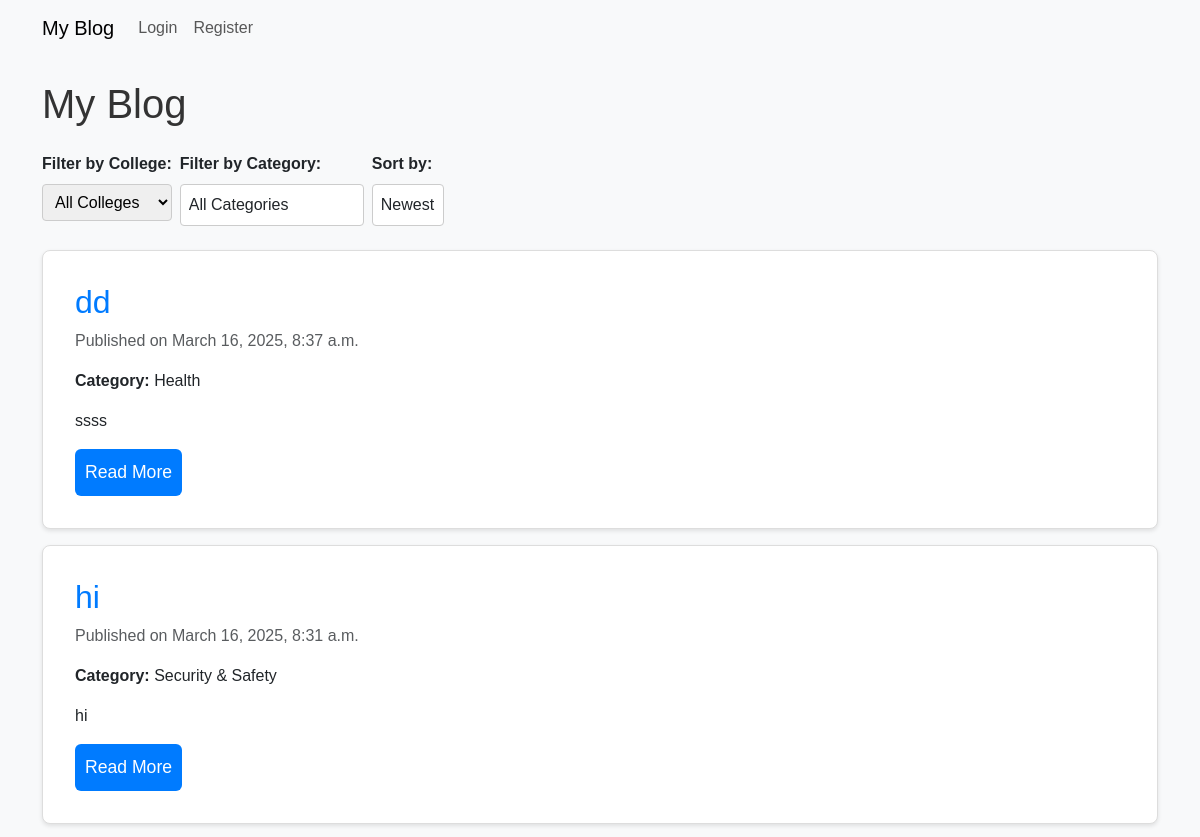
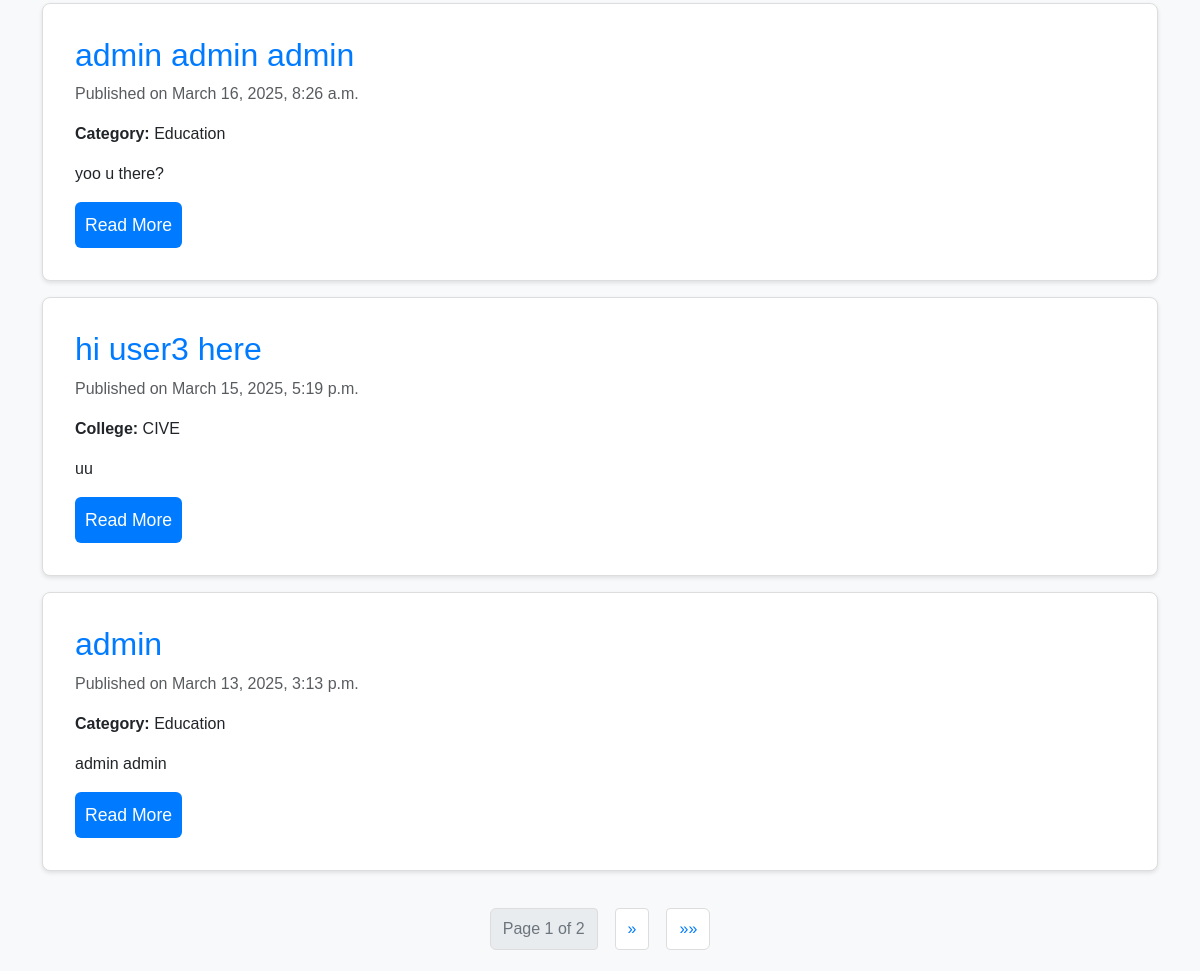
Before: / with the older database file (2 pictures, top to bottom).
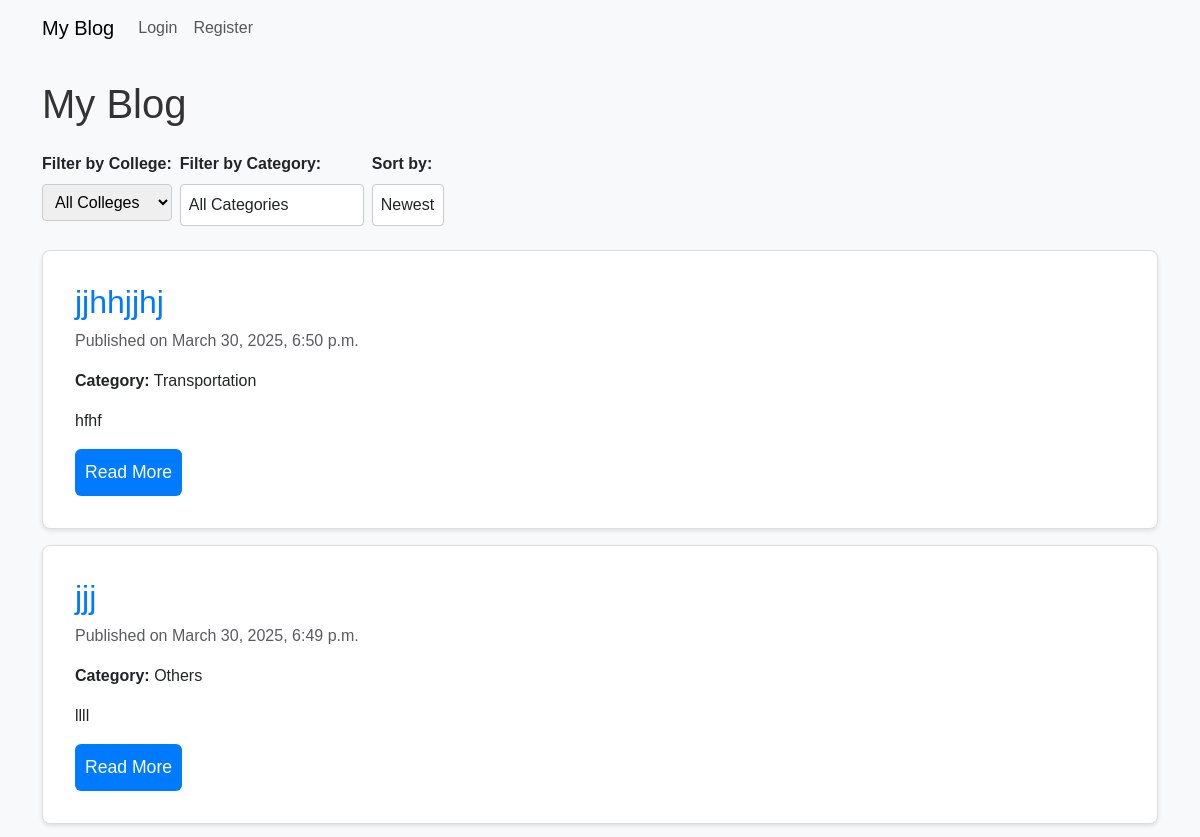
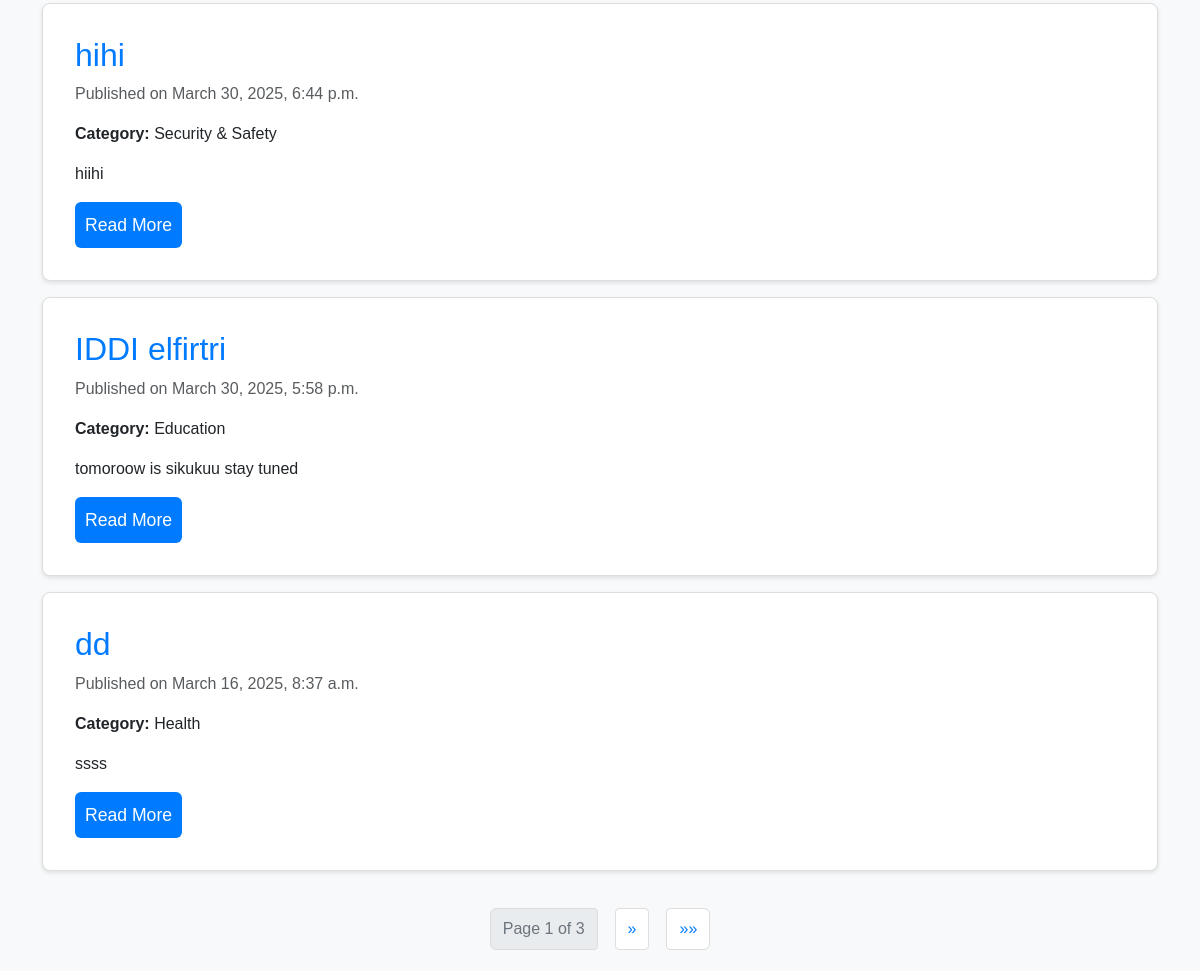
After: the same page with the newer database file (2 pictures, top to bottom).
### blog/models.py (models this page shows, shortened)
class Post(models.Model):
    title = models.CharField(max_length=255)
    content = models.TextField()
    created_at = models.DateTimeField(auto_now_add=True)
    updated_at = models.DateTimeField(auto_now=True)
    college = models.ForeignKey(College, on_delete=models.SET_NULL, null=True, blank=True)
    category = models.ForeignKey(Category, on_delete=models.SET_NULL, null=True, blank=True)
    author = models.ForeignKey(User, on_delete=models.CASCADE)
    image = models.ImageField(upload_to='post_images/', null=True, blank=True)

class Category(models.Model):
    name = models.CharField(max_length=100, unique=True)

class Profile(models.Model):
    user = models.OneToOneField(User, on_delete=models.CASCADE)
    college = models.ForeignKey(College, on_delete=models.SET_NULL, null=True, blank=True)
    department = models.CharField(max_length=100, blank=True, null=True)

class College(models.Model):
    name = models.CharField(max_length=255, unique=True)
    def __str__(self):
        return self.name

### blog/views.py (the view)
# urls.py: path('', views.post_list, name='post_list'),  # List of posts (both university-wide and college-specific)
def post_list(request):
    colleges = College.objects.all()
    categories = Category.objects.all()
    selected_college = request.GET.get('college', '')
    selected_category = request.GET.get('category', '')
    sort_by = request.GET.get('sort', 'newest')
    posts = Post.objects.all()
    if selected_college:
        posts = posts.filter(author__profile__college__name=selected_college)
    if selected_category:
        posts = posts.filter(category__name=selected_category)
    if sort_by == 'oldest':
        posts = posts.order_by('created_at')
    else:
        posts = posts.order_by('-created_at')
    paginator = Paginator(posts, 5)
    page_number = request.GET.get('page')
    page_obj = paginator.get_page(page_number)
    return render(request, 'blog/post_list.html', {
        'posts': page_obj,
        'colleges': colleges,
        'categories': categories,
        'selected_college': selected_college,
        'selected_category': selected_category,
        'sort_by': sort_by,
    })

### blog/templates/blog/post_list.html (shortened to what this page needs)
{% extends 'blog/base.html' %}
{% block content %}
    <div class="row">
        <div class="col-md-12">
            <h1 class="mb-4">My Blog</h1>
            <form method="GET" id="filter-form" class="mb-4 d-flex flex-wrap gap-2">
                <div class="form-group">
                    <label for="college">Filter by College:</label>
                    <select name="college" id="college" onchange="document.getElementById('filter-form').submit();">
                        <option value="">All Colleges</option>
                    </select>
                </div>
                <div class="form-group">
                    <label for="category">Filter by Category:</label>
                    <select name="category" id="category" class="form-control" onchange="document.getElementById('filter-form').submit();">
                        <option value="">All Categories</option>
                    </select>
                </div>
                <div class="form-group">
                    <label for="sort">Sort by:</label>
                    <select name="sort" id="sort" class="form-control" onchange="document.getElementById('filter-form').submit();">
                        <option value="newest" {% if sort_by == "newest" %}selected{% endif %}>Newest</option>
                    </select>
                </div>
            </form>
            {% if posts %}
                {% for post in posts %}
                    <div class="card mb-3">
                        <div class="card-body">
                            <h2 class="card-title">
                                <a href="{% url 'post_detail' post.pk %}" class="text-decoration-none">
                                    {{ post.title }}
                                </a>
                            </h2>
                            <p class="card-text text-muted">Published on {{ post.created_at|date:"F j, Y, g:i a" }}</p>
                            {% if post.author.profile.college %}
                                <p class="card-text"><strong>College:</strong> {{ post.author.profile.college }}</p>
                            {% endif %}
                            {% if post.category %}
                                <p class="card-text"><strong>Category:</strong> {{ post.category.name }}</p>
                            {% endif %}
                            <p class="card-text">{{ post.content|truncatewords:30 }}</p>
                            <a href="{% url 'post_detail' post.pk %}" class="btn btn-primary">Read More</a>
                        </div>
                    </div>
                {% endfor %}
                <div class="pagination-container">
                    <ul class="pagination">
                        <li class="page-item disabled">
                            <span class="page-link">Page {{ posts.number }} of {{ posts.paginator.num_pages }}</span>
                        </li>
                        {% if posts.has_next %}
                            <li class="page-item">
                                <a class="page-link" href="?page={{ posts.next_page_number }}&college={{ selected_college }}&category={{ selected_category }}&sort={{ sort_by }}" aria-label="Next">
                                    <span aria-hidden="true">&raquo;</span>
                                </a>
                            </li>
                            <li class="page-item">
                                <a class="page-link" href="?page={{ posts.paginator.num_pages }}&college={{ selected_college }}&category={{ selected_category }}&sort={{ sort_by }}" aria-label="Last">
                                    <span aria-hidden="true">&raquo;&raquo;</span>
                                </a>
                            </li>
                        {% endif %}
                    </ul>
                </div>
            {% else %}
                <p class="text-muted">No posts found. <a href="{% url 'post_create' %}">Create one!</a></p>
            {% endif %}
        </div>
    </div>
{% endblock %}

### blog/templates/blog/base.html (shortened to what this page needs)
{% load static %}
<!DOCTYPE html>
<html lang="en">
<head>
    <link href="https://cdn.jsdelivr.net/npm/bootstrap@5.3.0-alpha1/dist/css/bootstrap.min.css" rel="stylesheet">
    <link rel="stylesheet" href="{% static 'css/style.css' %}">
</head>
<body>
    <nav class="navbar navbar-expand-lg navbar-light bg-light">
        <div class="container">
            <a class="navbar-brand" href="{% url 'post_list' %}">My Blog</a>
            <div class="collapse navbar-collapse" id="navbarNav">
                <ul class="navbar-nav ml-auto">
                    {% if user.is_authenticated %}
                        <li class="nav-item">
                            <a class="nav-link" href="{% url 'profile' %}">Profile</a>
                        </li>
                        <li class="nav-item">
                            <a class="nav-link" href="{% url 'post_create' %}">Create Post</a>
                        </li>
                        <li class="nav-item">
                            <form action="{% url 'logout' %}" method="POST" class="d-inline">
                                {% csrf_token %}
                                <button type="submit" class="nav-link btn btn-link">Logout</button>
                            </form>
                        </li>
                    {% else %}
                        <li class="nav-item">
                            <a class="nav-link" href="{% url 'login' %}">Login</a>
                        </li>
                        <li class="nav-item">
                            <a class="nav-link" href="{% url 'register' %}">Register</a>
                        </li>
                    {% endif %}
                </ul>
            </div>
        </div>
    </nav>
    <div class="container mt-4">
        {% block content %}
        {% endblock %}
    </div>
</body>
</html>

### blog/static/css/style.css (style rules this page uses)
body { font-family: Arial, sans-serif; background-color: #f8f9fa; margin: 0; padding: 0; }
h1, h2 { color: #333; }
.card { border-radius: 10px; border: 1px solid #ddd; margin-bottom: 20px; background-color: #fff; }
.btn-primary { background-color: #007bff; border-color: #007bff; }
.pagination-container { display: flex; justify-content: center; }
.page-item { margin: 5px; }
.page-link { color: #007bff; text-decoration: none; }
.card { border-radius: 10px; }
.card-body { padding: 2rem; }
.btn { font-size: 1.1rem; padding: 10px; }
.mb-3 { margin-bottom: 1rem; }

### blog/templates/blog/post_list.html (style rules this page uses)
#filter-form { display: flex; flex-wrap: wrap; gap: 1rem; margin-bottom: 1.5rem; }
#filter-form .form-group { display: flex; flex-direction: column; }
#filter-form label { font-weight: bold; margin-bottom: 0.5rem; }
#filter-form select { padding: 0.5rem; border: 1px solid #ccc; border-radius: 4px; }
.card { border: 1px solid #ddd; border-radius: 8px; box-shadow: 0 2px 4px rgba(0, 0, 0, 0.1); }
.card-title a { color: #007bff; text-decoration: none; transition: color 0.3s; }
.card-text { margin-bottom: 1rem; }
.btn-primary { background-color: #007bff; border: none; transition: background-color 0.3s; }
.pagination-container { display: flex; justify-content: center; margin-top: 2rem; }
.pagination { list-style: none; display: flex; gap: 0.5rem; padding: 0; }
.pagination .page-item { display: inline; }
.pagination .page-link { padding: 0.5rem 0.75rem; border: 1px solid #ddd; border-radius: 4px; text-decoration: none; color: #007bff; transition: background-color 0.3s, color 0.3s; }
.pagination .page-item.disabled .page-link { color: #6c757d; pointer-events: none; }

Changed rows visible on the page:
no longer on this page (row unchanged): Post: title "hi", created_at "March 16, 2025, 8:31 a.m.", category.name "Security & Safety", content "hi"
no longer on this page (row unchanged): Post: title "admin admin admin", created_at "March 16, 2025, 8:26 a.m.", category.name "Education", content "yoo u there?"
no longer on this page (row unchanged): Post: title "hi user3 here", created_at "March 15, 2025, 5:19 p.m.", author.profile.college "CIVE", content "uu"
no longer on this page (row unchanged): Post: title "admin", created_at "March 13, 2025, 3:13 p.m.", category.name "Education", content "admin admin"
added Post: title "jjhhjjhj", created_at "March 30, 2025, 6:50 p.m.", category.name "Transportation", content "hfhf"
added Post: title "jjj", created_at "March 30, 2025, 6:49 p.m.", category.name "Others", content "llll"
added Post: title "hihi", created_at "March 30, 2025, 6:44 p.m.", category.name "Security & Safety", content "hiihi"
added Post: title "IDDI elfirtri", created_at "March 30, 2025, 5:58 p.m.", category.name "Education", content "tomoroow is sikukuu stay tuned"
Other visible differences:
{{ posts.paginator.num_pages }}: "2" → "3"
